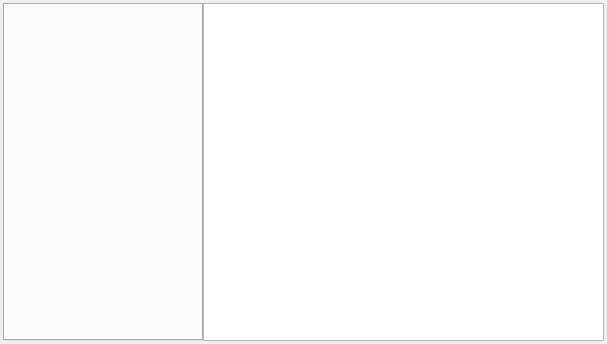
<?xml version="1.0" encoding="UTF-8"?>
<ui version="4.0">
 <class>SDHelp</class>
 <widget class="QDialog" name="SDHelp">
  <property name="windowModality">
   <enum>Qt::ApplicationModal</enum>
  </property>
  <property name="geometry">
   <rect>
    <x>0</x>
    <y>0</y>
    <width>607</width>
    <height>344</height>
   </rect>
  </property>
  <property name="windowTitle">
   <string>SimDSP Help</string>
  </property>
  <layout class="QHBoxLayout" name="horizontalLayout" stretch="2,4">
   <property name="spacing">
    <number>0</number>
   </property>
   <property name="leftMargin">
    <number>3</number>
   </property>
   <property name="topMargin">
    <number>3</number>
   </property>
   <property name="rightMargin">
    <number>3</number>
   </property>
   <property name="bottomMargin">
    <number>3</number>
   </property>
   <item>
    <widget class="QTabWidget" name="tabWidget"/>
   </item>
   <item>
    <widget class="QTextBrowser" name="textBrowser"/>
   </item>
  </layout>
 </widget>
 <resources/>
 <connections/>
</ui>
